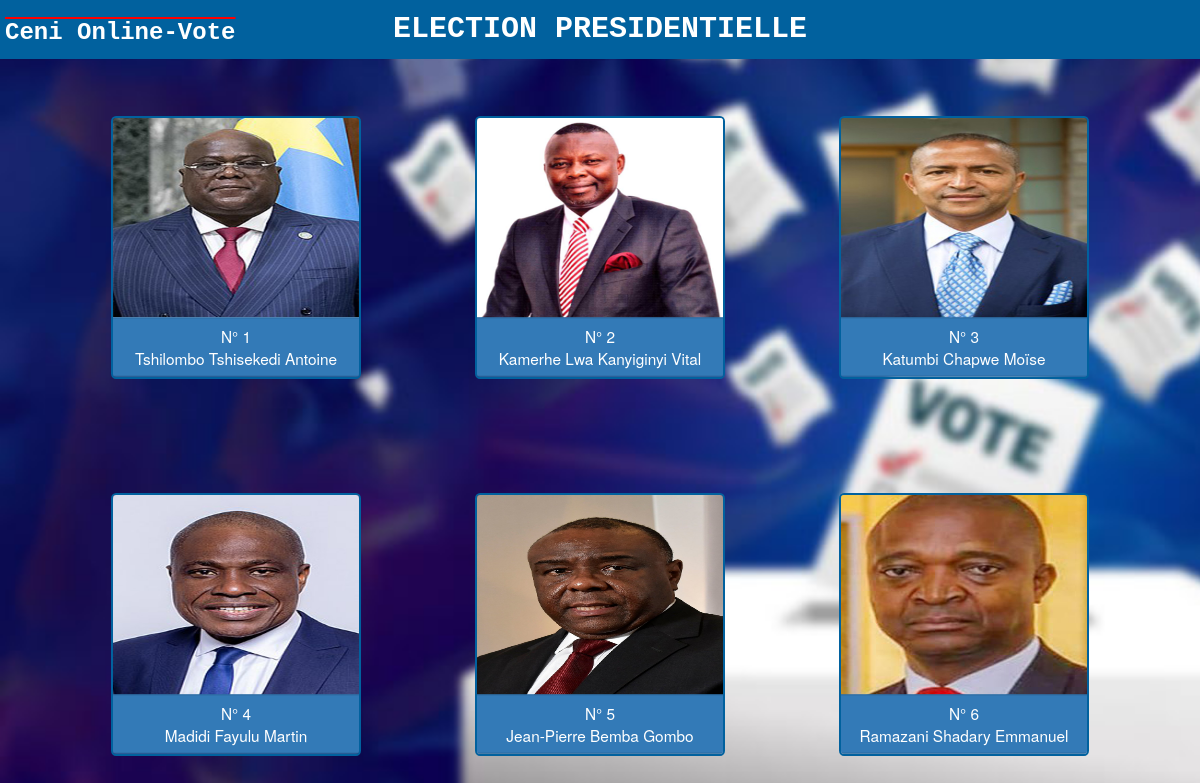
Screenshot of /president.php with the database file from the repository.
### tables this page shows
CREATE TABLE `presidentielle` (
  `id` int(11) NOT NULL,
  `nom` varchar(255) NOT NULL,
  `postnom` varchar(255) NOT NULL,
  `prenom` varchar(255) NOT NULL,
  `sexe` varchar(1) NOT NULL,
  `voies` int(11) NOT NULL,
  `photo` text NOT NULL
);

### president.php (the view, shortened to what this page needs)
<?php
    $id = $_GET['id'];
include("bdd_conn.php");
$affichage = $bdd->prepare("SELECT id,nom,prenom,postnom,photo FROM presidentielle");
  $affichage->execute(array());
  if (($_SESSION['id']) == $id){
?>
<!DOCTYPE html>
<html lang="en">
<head>
    <link rel="stylesheet" href="bootstrap/css/bootstrap.css">
    <link rel="stylesheet" href="style/president.css">
</head>
<body>
    <div class="bande">
     <h3>Ceni Online-Vote</h3>
     <center><h1 id="titre">ELECTION PRESIDENTIELLE</h1></center>
    </div>
            <div class="container">
                <div class="row" >
                    <div class="col-md-12 affichage">
                        <?php while ($resultat=$affichage->fetch()){
                            echo'
                                <div class="photo-pres">
                                <img src="'.$resultat["photo"].'" width="100%" height="200px"> <br>
                                    <a href="vote1.php?id_pre='.$resultat['id'].'">
                                        <button type:"submit" class="btn btn-primary" style="margin-bottom:1%; margin-top:1%; width:100%;"> N° '.$resultat["id"].' <br>
                                            '.$resultat["nom"].'
                                            '.$resultat["postnom"].'
                                            '.$resultat["prenom"].'
                                        </button>
                                    </a>
                                </div>';
                            }
                            ?>
                    </div>
                </div>
            </div>
</body>
</html>
<?php }
else {
    header("location:deconnexion.php");
}
?>

### style/president.css (style rules this page uses)
body { background-color: white; padding: 0%; margin: 0%; background-image: url("img2/bureau1.jpeg"); background-repeat: no-repeat; background-size: cover; width: 100%; animation-name: arrierplan; animation-iteration-count: infinite; animation-duration: 30s; }
#titre { color: white; font-family:'Courier New', Courier, monospace; font-size: 30px; animation-name: titre; animation-duration: 3s; margin: 1% 20%; padding: 0%; font-weight: bolder; }
.photo-pres { width: 250px; border:2px solid #01619E; text-align:center; margin:5%; border-radius: 2%; }
.bande { background-color: #01619E; padding: 1px; position: sticky; top: 0; z-index: 1; }
.bande h3 { position: absolute; top: 0px; color: white; text-decoration: overline red; left:5px; font-family:'Courier New', Courier, monospace; font-weight: bolder; }
.photo-pres { overflow: hidden; }
.photo-pres>a>button { transform: scale(1.1); }

### president.php (style rules this page uses)
.affichage { display:flex; justify-content:center; flex-wrap:wrap; }

### rows the page displays
presidentielle: photo (picture), id "1", nom "Tshilombo", postnom "Tshisekedi", prenom "Antoine"
presidentielle: photo (picture), id "2", nom "Kamerhe", postnom "Lwa Kanyiginyi", prenom "Vital"
presidentielle: photo (picture), id "3", nom "Katumbi", postnom "Chapwe", prenom "Moïse"
presidentielle: photo (picture), id "4", nom "Madidi", postnom "Fayulu", prenom "Martin"
presidentielle: photo (picture), id "5", nom "Jean-Pierre", postnom "Bemba", prenom "Gombo"
presidentielle: photo (picture), id "6", nom "Ramazani", postnom "Shadary", prenom "Emmanuel"
